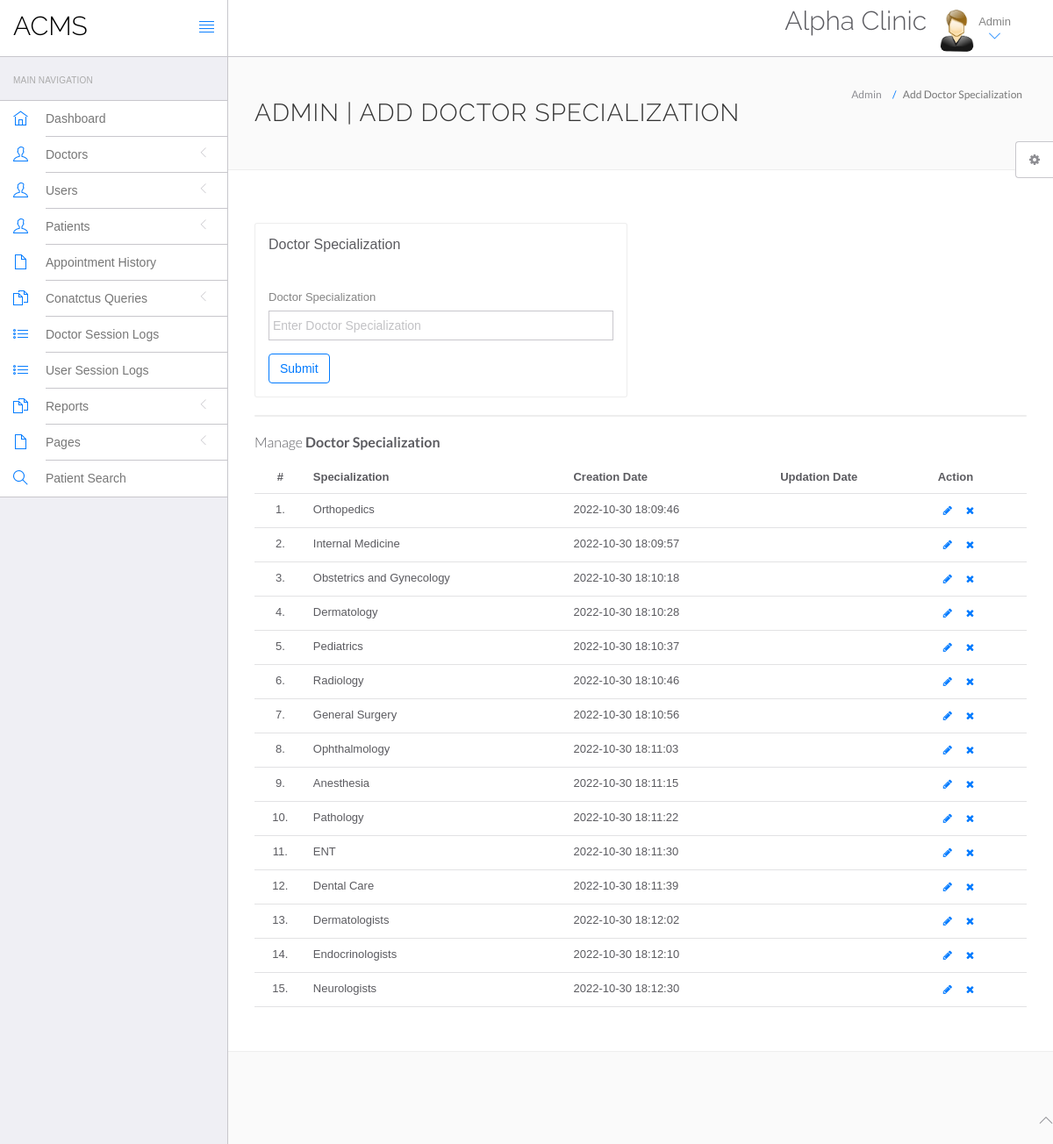
The app's page /Clinic/acms/admin/php_admin/doctor-specilization.php (signed in), older data.
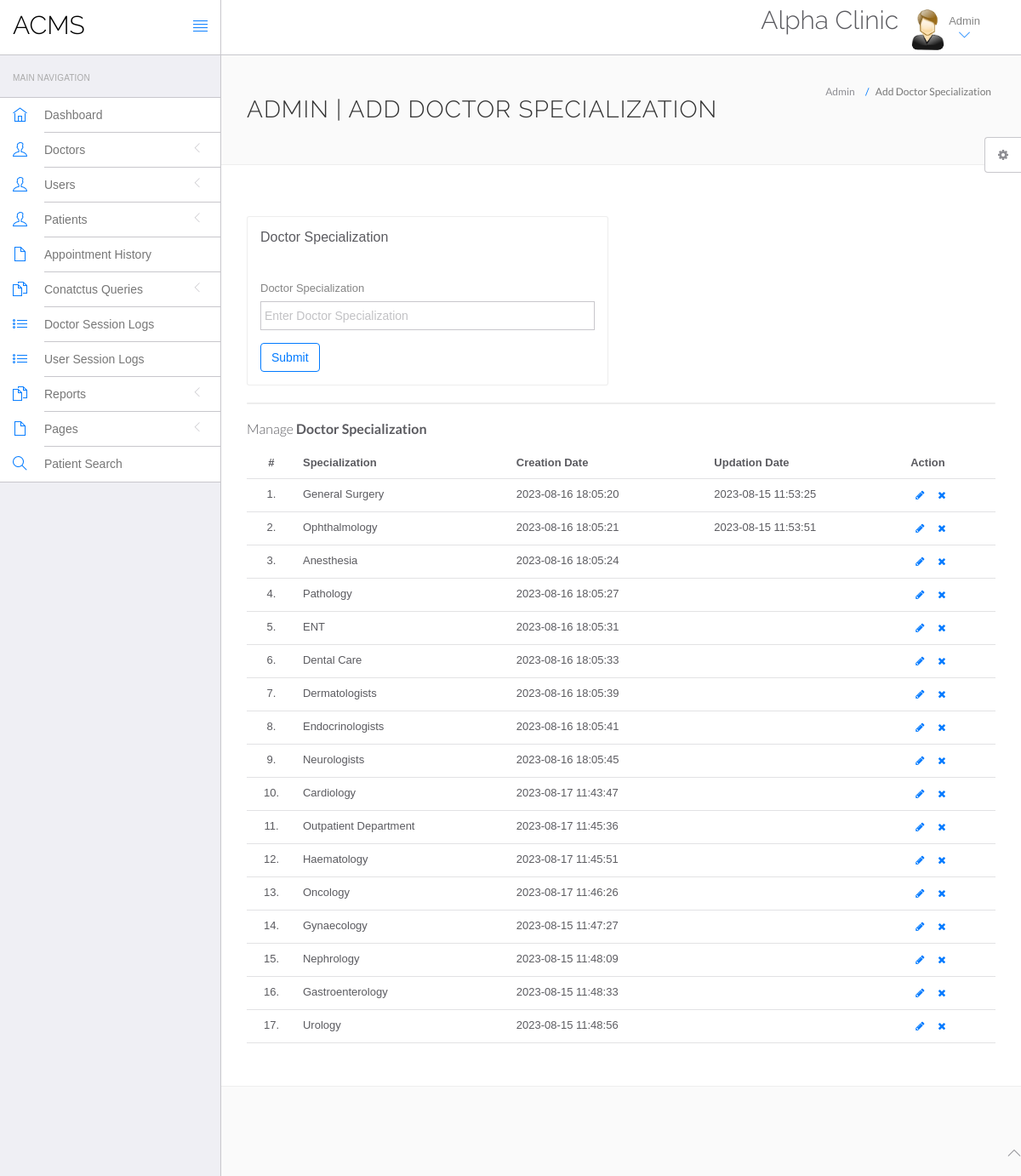
The same page, newer data.
### tables this page shows
CREATE TABLE `doctorspecilization` (
  `id` int(11) NOT NULL,
  `specilization` varchar(255) DEFAULT NULL,
  `creationDate` timestamp NULL DEFAULT current_timestamp(),
  `updationDate` timestamp NULL DEFAULT NULL ON UPDATE current_timestamp()
);

### Clinic/acms/admin/php_admin/doctor-specilization.php (the view, shortened to what this page needs)
<?php
include('include/config.php');
if(strlen($_SESSION['id']==0)) {
 header('location:logout.php');
  } else{
?>
<!DOCTYPE html>
<html lang="en">
	<head>
		<link rel="stylesheet" href="vendor/bootstrap/css/bootstrap.min.css">
		<link rel="stylesheet" href="vendor/fontawesome/css/font-awesome.min.css">
		<link rel="stylesheet" href="vendor/themify-icons/themify-icons.min.css">
		<link href="vendor/animate.css/animate.min.css" rel="stylesheet" media="screen">
		<link href="vendor/perfect-scrollbar/perfect-scrollbar.min.css" rel="stylesheet" media="screen">
		<link href="vendor/switchery/switchery.min.css" rel="stylesheet" media="screen">
		<link href="vendor/bootstrap-touchspin/jquery.bootstrap-touchspin.min.css" rel="stylesheet" media="screen">
		<link href="vendor/select2/select2.min.css" rel="stylesheet" media="screen">
		<link href="vendor/bootstrap-datepicker/bootstrap-datepicker3.standalone.min.css" rel="stylesheet" media="screen">
		<link href="vendor/bootstrap-timepicker/bootstrap-timepicker.min.css" rel="stylesheet" media="screen">
		<link rel="stylesheet" href="assets/css/styles.css">
		<link rel="stylesheet" href="assets/css/plugins.css">
		<link rel="stylesheet" href="assets/css/themes/theme-1.css" id="skin_color" />
	</head>
	<body>
		<div id="app">
<?php include('include/sidebar.php');?>
			<div class="app-content">
						<?php include('include/header.php');?>
				<div class="main-content" >
					<div class="wrap-content container" id="container">
						<section id="page-title">
							<div class="row">
								<div class="col-sm-8">
									<h1 class="mainTitle">Admin | Add Doctor Specialization</h1>
																	</div>
								<ol class="breadcrumb">
									<li>
										<span>Admin</span>
									</li>
									<li class="active">
										<span>Add Doctor Specialization</span>
									</li>
								</ol>
							</div>
						</section>
						<div class="container-fluid container-fullw bg-white">
							<div class="row">
								<div class="col-md-12">
									<div class="row margin-top-30">
										<div class="col-lg-6 col-md-12">
											<div class="panel panel-white">
												<div class="panel-heading">
													<h5 class="panel-title">Doctor Specialization</h5>
												</div>
												<div class="panel-body">
													<form role="form" name="dcotorspcl" method="post" >
														<div class="form-group">
															<label for="exampleInputEmail1">
																Doctor Specialization
															</label>
							<input type="text" name="doctorspecilization" class="form-control"  placeholder="Enter Doctor Specialization">
														</div>
														<button type="submit" name="submit" class="btn btn-o btn-primary">
															Submit
														</button>
													</form>
												</div>
											</div>
										</div>
											</div>
										</div>
									<div class="col-lg-12 col-md-12">
											<div class="panel panel-white">
											</div>
										</div>
									</div>
									<div class="row">
								<div class="col-md-12">
									<h5 class="over-title margin-bottom-15">Manage <span class="text-bold">Doctor Specialization</span></h5>
									<table class="table table-hover" id="sample-table-1">
										<thead>
											<tr>
												<th class="center">#</th>
												<th>Specialization</th>
												<th class="hidden-xs">Creation Date</th>
												<th>Updation Date</th>
												<th>Action</th>
											</tr>
										</thead>
										<tbody>
<?php
$sql=mysqli_query($con,"select * from doctorSpecilization");
$cnt=1;
while($row=mysqli_fetch_array($sql))
{
?>
											<tr>
												<td class="center"><?php echo $cnt;?>.</td>
												<td class="hidden-xs"><?php echo $row['specilization'];?></td>
												<td><?php echo $row['creationDate'];?></td>
												<td><?php echo $row['updationDate'];?>
												</td>
												<td >
												<div class="visible-md visible-lg hidden-sm hidden-xs">
							<a href="edit-doctor-specialization.php?id=<?php echo $row['id'];?>" class="btn btn-transparent btn-xs" tooltip-placement="top" tooltip="Edit"><i class="fa fa-pencil"></i></a>
	<a href="doctor-specilization.php?id=<?php echo $row['id']?>&del=delete" onClick="return confirm('Are you sure you want to delete?')"class="btn btn-transparent btn-xs tooltips" tooltip-placement="top" tooltip="Remove"><i class="fa fa-times fa fa-white"></i></a>
												</div>
												</td>
											</tr>
											<?php
$cnt=$cnt+1;
											 }?>
										</tbody>
									</table>
								</div>
							</div>
								</div>
							</div>
						</div>
					</div>
				</div>
	<?php include('include/footer.php');?>
	<?php include('include/setting.php');?>
	</body>
</html>
<?php } ?>

Row changes from the older to the newer data that the page shows:
removed doctorspecilization: specilization "Orthopedics", creationDate "2022-10-30 18:09:46"
removed doctorspecilization: specilization "Internal Medicine", creationDate "2022-10-30 18:09:57"
removed doctorspecilization: specilization "Obstetrics and Gynecology", creationDate "2022-10-30 18:10:18"
removed doctorspecilization: specilization "Dermatology", creationDate "2022-10-30 18:10:28"
removed doctorspecilization: specilization "Pediatrics", creationDate "2022-10-30 18:10:37"
removed doctorspecilization: specilization "Radiology", creationDate "2022-10-30 18:10:46"
changed doctorspecilization "General Surgery": creationDate "2022-10-30 18:10:56" → "2023-08-16 18:05:20"; updationDate (not shown) → "2023-08-15 11:53:25"
changed doctorspecilization "Ophthalmology": creationDate "2022-10-30 18:11:03" → "2023-08-16 18:05:21"; updationDate (not shown) → "2023-08-15 11:53:51"
changed doctorspecilization "Anesthesia": creationDate "2022-10-30 18:11:15" → "2023-08-16 18:05:24"
changed doctorspecilization "Pathology": creationDate "2022-10-30 18:11:22" → "2023-08-16 18:05:27"
changed doctorspecilization "ENT": creationDate "2022-10-30 18:11:30" → "2023-08-16 18:05:31"
changed doctorspecilization "Dental Care": creationDate "2022-10-30 18:11:39" → "2023-08-16 18:05:33"
changed doctorspecilization "Dermatologists": creationDate "2022-10-30 18:12:02" → "2023-08-16 18:05:39"
changed doctorspecilization "Endocrinologists": creationDate "2022-10-30 18:12:10" → "2023-08-16 18:05:41"
changed doctorspecilization "Neurologists": creationDate "2022-10-30 18:12:30" → "2023-08-16 18:05:45"
added doctorspecilization: specilization "Cardiology", creationDate "2023-08-17 11:43:47"
added doctorspecilization: specilization "Outpatient Department", creationDate "2023-08-17 11:45:36"
added doctorspecilization: specilization "Haematology", creationDate "2023-08-17 11:45:51"
added doctorspecilization: specilization "Oncology", creationDate "2023-08-17 11:46:26"
added doctorspecilization: specilization "Gynaecology", creationDate "2023-08-15 11:47:27"
added doctorspecilization: specilization "Nephrology", creationDate "2023-08-15 11:48:09"
added doctorspecilization: specilization "Gastroenterology", creationDate "2023-08-15 11:48:33"
added doctorspecilization: specilization "Urology", creationDate "2023-08-15 11:48:56"
